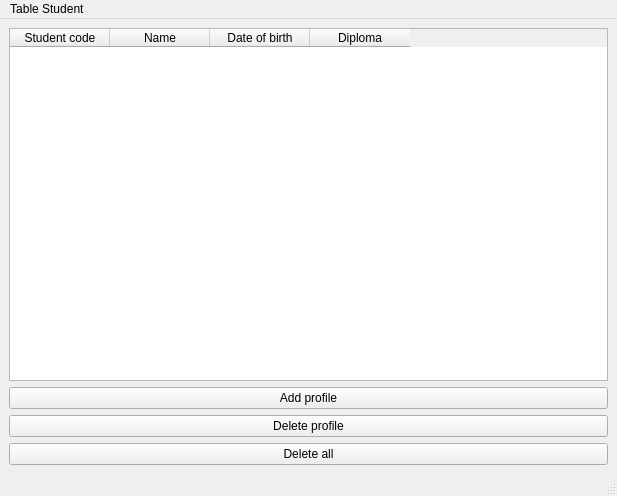
<?xml version="1.0" encoding="UTF-8"?>
<ui version="4.0">
 <class>Mystudents</class>
 <widget class="QMainWindow" name="Mystudents">
  <property name="geometry">
   <rect>
    <x>0</x>
    <y>0</y>
    <width>617</width>
    <height>496</height>
   </rect>
  </property>
  <property name="windowTitle">
   <string>Mystudents</string>
  </property>
  <widget class="QWidget" name="centralwidget">
   <layout class="QVBoxLayout" name="verticalLayout">
    <item>
     <widget class="QTableWidget" name="tableWidget">
      <column>
       <property name="text">
        <string>Student code</string>
       </property>
      </column>
      <column>
       <property name="text">
        <string>Name</string>
       </property>
      </column>
      <column>
       <property name="text">
        <string>Date of birth</string>
       </property>
      </column>
      <column>
       <property name="text">
        <string>Diploma</string>
       </property>
      </column>
     </widget>
    </item>
    <item>
     <widget class="QPushButton" name="pushButton">
      <property name="text">
       <string>Add profile</string>
      </property>
     </widget>
    </item>
    <item>
     <widget class="QPushButton" name="pushButton_2">
      <property name="text">
       <string>Delete profile</string>
      </property>
     </widget>
    </item>
    <item>
     <widget class="QPushButton" name="pushButton_3">
      <property name="text">
       <string>Delete all</string>
      </property>
     </widget>
    </item>
   </layout>
  </widget>
  <widget class="QMenuBar" name="menubar">
   <property name="geometry">
    <rect>
     <x>0</x>
     <y>0</y>
     <width>617</width>
     <height>25</height>
    </rect>
   </property>
   <widget class="QMenu" name="menuTable_Student">
    <property name="title">
     <string>Table Student </string>
    </property>
   </widget>
   <addaction name="menuTable_Student"/>
  </widget>
  <widget class="QStatusBar" name="statusbar"/>
 </widget>
 <resources/>
 <connections/>
</ui>
